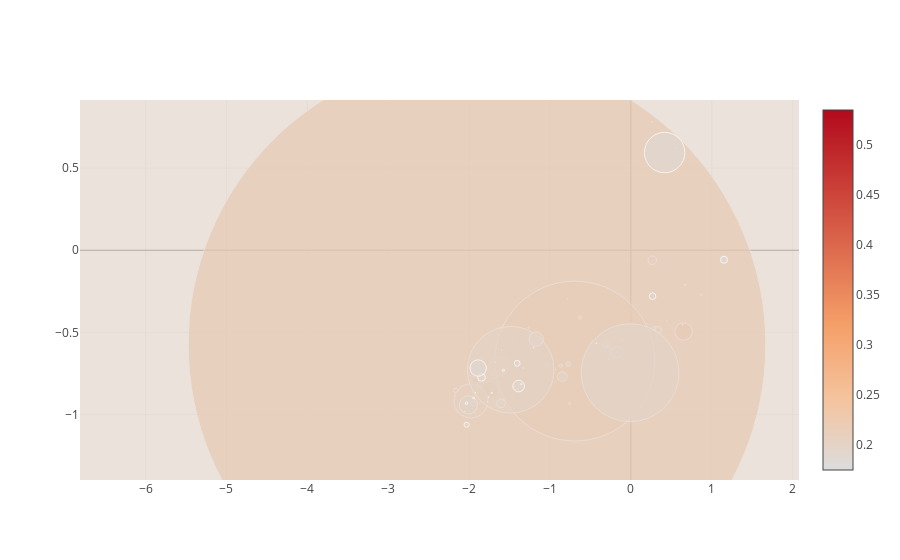

Notebook cell for this chart:
### Markdown cell above
La cellule suivante permet une entrée interactive au clavier:

### Code cell
mylib.launch_campaign_about('anis')

### Figure 1 — Plotly figure (JSON) as saved in the notebook; plotly's stock layout.template omitted (floating-point values rounded to 4 significant figures)
{"data": [{"marker": {"color": [0.5353, 0.4934, 0.463, 0.46, 0.415, 0.3443, 0.3402, 0.3214, 0.3203, 0.3081, 0.3032, 0.2969, 0.2967, 0.2913, 0.2889, 0.2871, 0.2744, 0.2662, 0.264, 0.2631, 0.2619, 0.2615, 0.2568, 0.2526, 0.2478, 0.2475, 0.2446, 0.2422, 0.2396, 0.2379, 0.2376, 0.2372, 0.237, 0.2351, 0.2348, 0.2345, 0.2337, 0.2319, 0.2306, 0.2295, 0.2281, 0.2275, 0.2272, 0.2256, 0.2246, 0.2238, 0.2209, 0.2205, 0.2197, 0.219, 0.2167, 0.2158, 0.2152, 0.2152, 0.2146, 0.2143, 0.2132, 0.2128, 0.2126, 0.2054, 0.2046, 0.2028, 0.1998, 0.1993, 0.1992, 0.1987, 0.198, 0.1928, 0.1925, 0.1905, 0.1904, 0.1898, 0.1891, 0.1882, 0.1874, 0.1867, 0.1862, 0.1861, 0.1856, 0.1851, 0.184, 0.1824, 0.1814, 0.181, 0.1809, 0.1804, 0.1796, 0.1789, 0.1783, 0.1756, 0.1749], "showscale": true, "size": [5.05, 1.428, 3.385, 0.1637, 0.3737, 16.13, 2.768, 1.674, 0.2084, 0.7697, 2.706, 577.7, 2.564, 0.5209, 0.5866, 0.3374, 17.44, 0.9748, 2.188, 159.9, 0.4244, 0.3299, 2.115, 1.989, 0.3741, 0.5601, 2.026, 0.5425, 19.12, 33.92, 8.634, 0.5648, 0.3884, 1.792, 6.406, 4.966, 1.382, 4.86, 3.856, 4.057, 4.337, 3.02, 0.7655, 1.152, 6.691, 1.529, 86.61, 0.9765, 0.3596, 3.019, 0.322, 11.96, 0.5546, 0.8729, 1.748, 3.122, 1.29, 9.732, 2.036, 97.88, 2.339, 1.574, 1.444, 8.75, 4.402, 14.32, 18.33, 1223.0, 5.051, 7.718, 6.647, 0.5327, 1.94, 5.809, 0.4763, 11.65, 40.38, 16.4, 0.8052, 0.3255, 0.3569, 0.9129, 2.346, 1.321, 0.7243, 0.2906, 1.291, 2.611, 0.5909, 7.112, 0.2341]}, "mode": "markers", "text": ["instagram URL: http://instagram.com/web/friendships/1658675402/follow/<br>instagram ID: 1658675402<br>final measure: 0.5353185698857089<br>likes: 25654<br>followers: 1571<br>likesperday: 63.28241412563839<br>", "instagram URL: http://instagram.com/web/friendships/3318170711/follow/<br>instagram ID: 3318170711<br>final measure: 0.49342831464351833<br>likes: 6463<br>followers: 1489<br>likesperday: 21.19227335052362<br>", "instagram URL: http://instagram.com/web/friendships/3183543086/follow/<br>instagram ID: 3183543086<br>final measure: 0.46295757545566923<br>likes: 18047<br>followers: 2006<br>likesperday: 31.654342214839748<br>", "instagram URL: http://instagram.com/web/friendships/3943236780/follow/<br>instagram ID: 3943236780<br>final measure: 0.4599802862152121<br>likes: 1425<br>followers: 301<br>likesperday: 6.249417543321072<br>", "instagram URL: http://instagram.com/web/friendships/4144524107/follow/<br>instagram ID: 4144524107<br>final measure: 0.41504796909707325<br>likes: 3938<br>followers: 336<br>likesperday: 10.553313287065318<br>", "instagram URL: http://instagram.com/web/friendships/316345118/follow/<br>instagram ID: 316345118<br>final measure: 0.344327726280098<br>likes: 66849<br>followers: 2755<br>likesperday: 141.346234957859<br>", "instagram URL: http://instagram.com/web/friendships/876461815/follow/<br>instagram ID: 876461815<br>final measure: 0.34021351294819974<br>likes: 21196<br>followers: 724<br>likesperday: 49.929815206444445<br>", "instagram URL: http://instagram.com/web/friendships/3007722266/follow/<br>instagram ID: 3007722266<br>final measure: 0.32135443997933816<br>likes: 11792<br>followers: 1103<br>likesperday: 21.54523796875851<br>", "instagram URL: http://instagram.com/web/friendships/3968644800/follow/<br>instagram ID: 3968644800<br>final measure: 0.3202599072587784<br>likes: 852<br>followers: 210<br>likesperday: 24.285235923363054<br>", "instagram URL: http://instagram.com/web/friendships/1905029285/follow/<br>instagram ID: 1905029285<br>final measure: 0.30810772397355385<br>likes: 8173<br>followers: 313<br>likesperday: 23.15775271934552<br>", "instagram URL: http://instagram.com/web/friendships/2154836725/follow/<br>instagram ID: 2154836725<br>final measure: 0.30317901132870484<br>likes: 18639<br>followers: 624<br>likesperday: 62.97059180624693<br>", "instagram URL: http://instagram.com/web/friendships/207689875/follow/<br>instagram ID: 207689875<br>final measure: 0.2969081516158727<br>likes: 309191<br>followers: 55149<br>likesperday: 1957.0333703166339<br>", "instagram URL: http://instagram.com/web/friendships/3529772465/follow/<br>instagram ID: 3529772465<br>final measure: 0.29669032280255764<br>likes: 7488<br>followers: 729<br>likesperday: 120.46145879862745<br>", "instagram URL: http://instagram.com/web/friendships/3604670578/follow/<br>instagram ID: 3604670578<br>final measure: 0.29131854146873193<br>likes: 2804<br>followers: 615<br>likesperday: 15.735167904376867<br>", "instagram URL: http://instagram.com/web/friendships/4304644761/follow/<br>instagram ID: 4304644761<br>final measure: 0.2889498220793421<br>likes: 2328<br>followers: 239<br>likesperday: 61.85225389230395<br>", "instagram URL: http://instagram.com/web/friendships/2933614182/follow/<br>instagram ID: 2933614182<br>final measure: 0.2870987566020913<br>likes: 5061<br>followers: 276<br>likesperday: 8.148346847901546<br>", "instagram URL: http://instagram.com/web/friendships/3907215233/follow/<br>instagram ID: 3907215233<br>final measure: 0.27441019014790674<br>likes: 26837<br>followers: 2660<br>likesperday: 426.0174682983346<br>", "instagram URL: http://instagram.com/web/friendships/3000709096/follow/<br>instagram ID: 3000709096<br>final measure: 0.26620516634554525<br>likes: 7772<br>followers: 807<br>likesperday: 15.150825555429956<br>", "instagram URL: http://instagram.com/web/friendships/3564985794/follow/<br>instagram ID: 3564985794<br>final measure: 0.2640081528223003<br>likes: 17132<br>followers: 643<br>likesperday: 43.455871427874804<br>", "instagram URL: http://instagram.com/web/friendships/5497245628/follow/<br>instagram ID: 5497245628<br>final measure: 0.2630670159883661<br>likes: 103356<br>followers: 15906<br>likesperday: 1554.5488871345246<br>", "instagram URL: http://instagram.com/web/friendships/2534027614/follow/<br>instagram ID: 2534027614<br>final measure: 0.2618606158265132<br>likes: 3493<br>followers: 990<br>likesperday: 5.207941322237608<br>", "instagram URL: http://instagram.com/web/friendships/198105524/follow/<br>instagram ID: 198105524<br>final measure: 0.26150242373635957<br>likes: 6510<br>followers: 463<br>likesperday: 3.6117579550416323<br>", "instagram URL: http://instagram.com/web/friendships/3001241231/follow/<br>instagram ID: 3001241231<br>final measure: 0.2567725863178368<br>likes: 7815<br>followers: 530<br>likesperday: 108.01503088241647<br>", "instagram URL: http://instagram.com/web/friendships/18430031/follow/<br>instagram ID: 18430031<br>final measure: 0.2526299225399282<br>likes: 20706<br>followers: 690<br>likesperday: 27.695458668322512<br>", "instagram URL: http://instagram.com/web/friendships/2308059860/follow/<br>instagram ID: 2308059860<br>final measure: 0.24777914444024018<br>likes: 2796<br>followers: 616<br>likesperday: 8.124459734277126<br>", "instagram URL: http://instagram.com/web/friendships/1514587768/follow/<br>instagram ID: 1514587768<br>final measure: 0.24751223647907225<br>likes: 5412<br>followers: 1233<br>likesperday: 4.701978782386709<br>", "instagram URL: http://instagram.com/web/friendships/4519088338/follow/<br>instagram ID: 4519088338<br>final measure: 0.24458048195218163<br>likes: 11252<br>followers: 956<br>likesperday: 38.16498018168483<br>", "instagram URL: http://instagram.com/web/friendships/4569256/follow/<br>instagram ID: 4569256<br>final measure: 0.24220738799791405<br>likes: 6426<br>followers: 195<br>likesperday: 23.490858768001587<br>", "instagram URL: http://instagram.com/web/friendships/1782665536/follow/<br>instagram ID: 1782665536<br>final measure: 0.23961457301871322<br>likes: 63455<br>followers: 5424<br>likesperday: 106.2537867061212<br>", "instagram URL: http://instagram.com/web/friendships/4462199046/follow/<br>instagram ID: 4462199046<br>final measure: 0.2379032930661524<br>likes: 57471<br>followers: 3131<br>likesperday: 639.2250454461134<br>", "instagram URL: http://instagram.com/web/friendships/1597022882/follow/<br>instagram ID: 1597022882<br>final measure: 0.23764965844627<br>likes: 14940<br>followers: 20980<br>likesperday: 23.782846655750916<br>", "instagram URL: http://instagram.com/web/friendships/1653887256/follow/<br>instagram ID: 1653887256<br>final measure: 0.2371616377238293<br>likes: 6334<br>followers: 812<br>likesperday: 6.202895767363662<br>", "instagram URL: http://instagram.com/web/friendships/3960037983/follow/<br>instagram ID: 3960037983<br>final measure: 0.23697401575014929<br>likes: 3298<br>followers: 593<br>likesperday: 7.712242484488619<br>", "instagram URL: http://instagram.com/web/friendships/6830281/follow/<br>instagram ID: 6830281<br>final measure: 0.23509305129069233<br>likes: 9514<br>followers: 1027<br>likesperday: 32.86005939606235<br>", "instagram URL: http://instagram.com/web/friendships/2213686739/follow/<br>instagram ID: 2213686739<br>final measure: 0.23483245954620668<br>likes: 23709<br>followers: 2280<br>likesperday: 75.91065769895637<br>", "instagram URL: http://instagram.com/web/friendships/3023254983/follow/<br>instagram ID: 3023254983<br>final measure: 0.2345487964216229<br>likes: 39674<br>followers: 943<br>likesperday: 65.91826699617144<br>", "instagram URL: http://instagram.com/web/friendships/213775391/follow/<br>instagram ID: 213775391<br>final measure: 0.23367441560501892<br>likes: 18989<br>followers: 992<br>likesperday: 10.132789258239008<br>", "instagram URL: http://instagram.com/web/friendships/789300940/follow/<br>instagram ID: 789300940<br>final measure: 0.23194961607861078<br>likes: 15031<br>followers: 1818<br>likesperday: 86.41989882708008<br>", "instagram URL: http://instagram.com/web/friendships/225368464/follow/<br>instagram ID: 225368464<br>final measure: 0.23057305664029804<br>likes: 33332<br>followers: 1901<br>likesperday: 23.45959845873722<br>", "instagram URL: http://instagram.com/web/friendships/1826681249/follow/<br>instagram ID: 1826681249<br>final measure: 0.22949697437642244<br>likes: 14305<br>followers: 647<br>likesperday: 177.8603091896335<br>", "instagram URL: http://instagram.com/web/friendships/853946836/follow/<br>instagram ID: 853946836<br>final measure: 0.22806313675673576<br>likes: 34890<br>followers: 754<br>likesperday: 71.51226374678309<br>", "instagram URL: http://instagram.com/web/friendships/204356885/follow/<br>instagram ID: 204356885<br>final measure: 0.22749114632346737<br>likes: 26297<br>followers: 1044<br>likesperday: 33.2146064749704<br>", "instagram URL: http://instagram.com/web/friendships/353044506/follow/<br>instagram ID: 353044506<br>final measure: 0.22719653500817305<br>likes: 10567<br>followers: 468<br>likesperday: 11.849180021492314<br>", "instagram URL: http://instagram.com/web/friendships/5693609446/follow/<br>instagram ID: 5693609446<br>final measure: 0.22559707355053182<br>likes: 4498<br>followers: 907<br>likesperday: 32.51559463772875<br>", "instagram URL: http://instagram.com/web/friendships/193881864/follow/<br>instagram ID: 193881864<br>final measure: 0.22460786159945997<br>likes: 9922<br>followers: 1762<br>likesperday: 256.0629322921085<br>", "instagram URL: http://instagram.com/web/friendships/312742301/follow/<br>instagram ID: 312742301<br>final measure: 0.22375293167426924<br>likes: 17697<br>followers: 406<br>likesperday: 32.5510410517969<br>", "instagram URL: http://instagram.com/web/friendships/13337263/follow/<br>instagram ID: 13337263<br>final measure: 0.22087559948684343<br>likes: 67461<br>followers: 33479<br>likesperday: 332.1652426555711<br>", "instagram URL: http://instagram.com/web/friendships/183420580/follow/<br>instagram ID: 183420580<br>final measure: 0.22051255824165453<br>likes: 14259<br>followers: 920<br>likesperday: 7.2684769814240315<br>", "instagram URL: http://instagram.com/web/friendships/2201874967/follow/<br>instagram ID: 2201874967<br>final measure: 0.2196622855043473<br>likes: 1870<br>followers: 1472<br>likesperday: 4.697078579809359<br>", "instagram URL: http://instagram.com/web/friendships/274215382/follow/<br>instagram ID: 274215382<br>final measure: 0.21897896824360677<br>likes: 11882<br>followers: 4673<br>likesperday: 16.419536156190162<br>", "instagram URL: http://instagram.com/web/friendships/1871589/follow/<br>instagram ID: 1871589<br>final measure: 0.2166777906539555<br>likes: 6158<br>followers: 311<br>likesperday: 5.414421127789881<br>", "instagram URL: http://instagram.com/web/friendships/179075455/follow/<br>instagram ID: 179075455<br>final measure: 0.2157724426116817<br>likes: 22741<br>followers: 2827<br>likesperday: 222.36187080614764<br>", "instagram URL: http://instagram.com/web/friendships/209727243/follow/<br>instagram ID: 209727243<br>final measure: 0.21520250657572984<br>likes: 6404<br>followers: 894<br>likesperday: 5.3721104712218475<br>", "instagram URL: http://instagram.com/web/friendships/369416402/follow/<br>instagram ID: 369416402<br>final measure: 0.21516509996495722<br>likes: 6190<br>followers: 231<br>likesperday: 53.28209584851441<br>", "instagram URL: http://instagram.com/web/friendships/4335760968/follow/<br>instagram ID: 4335760968<br>final measure: 0.21457510154674556<br>likes: 4133<br>followers: 1911<br>likesperday: 38.6860712086093<br>", "instagram URL: http://instagram.com/web/friendships/224677938/follow/<br>instagram ID: 224677938<br>final measure: 0.21432110743371605<br>likes: 16616<br>followers: 660<br>likesperday: 88.85283777214083<br>", "instagram URL: http://instagram.com/web/friendships/189161590/follow/<br>instagram ID: 189161590<br>final measure: 0.21322819652530292<br>likes: 12258<br>followers: 572<br>likesperday: 23.74114188690452<br>", "instagram URL: http://instagram.com/web/friendships/1957479026/follow/<br>instagram ID: 1957479026<br>final measure: 0.21279150614405923<br>likes: 11817<br>followers: 3995<br>likesperday: 200.63003631620347<br>", "instagram URL: http://instagram.com/web/friendships/782817547/follow/<br>instagram ID: 782817547<br>final measure: 0.21262069765838051<br>likes: 14006<br>followers: 867<br>likesperday: 34.14750419571096<br>", "instagram URL: http://instagram.com/web/friendships/301696585/follow/<br>instagram ID: 301696585<br>final measure: 0.20542721247123868<br>likes: 41683<br>followers: 18309<br>likesperday: 1255.2486126224346<br>", "instagram URL: http://instagram.com/web/friendships/3154422215/follow/<br>instagram ID: 3154422215<br>final measure: 0.20458508614478996<br>likes: 22348<br>followers: 588<br>likesperday: 41.634970916371536<br>", "instagram URL: http://instagram.com/web/friendships/4779227224/follow/<br>instagram ID: 4779227224<br>final measure: 0.202760327291815<br>likes: 10668<br>followers: 551<br>likesperday: 42.15457407088703<br>", "instagram URL: http://instagram.com/web/friendships/4207838813/follow/<br>instagram ID: 4207838813<br>final measure: 0.1998310095734871<br>likes: 4935<br>followers: 1405<br>likesperday: 30.07234984877921<br>", "instagram URL: http://instagram.com/web/friendships/286369616/follow/<br>instagram ID: 286369616<br>final measure: 0.19933531368809018<br>likes: 25032<br>followers: 4538<br>likesperday: 67.40191043957837<br>", "instagram URL: http://instagram.com/web/friendships/2991028318/follow/<br>instagram ID: 2991028318<br>final measure: 0.19923679780644338<br>likes: 17657<br>followers: 1875<br>likesperday: 58.5311503708235<br>", "instagram URL: http://instagram.com/web/friendships/273635120/follow/<br>instagram ID: 273635120<br>final measure: 0.1987394535528715<br>likes: 37351<br>followers: 3525<br>likesperday: 155.8433686269887<br>", "instagram URL: http://instagram.com/web/friendships/390113549/follow/<br>instagram ID: 390113549<br>final measure: 0.1979604723961407<br>likes: 63284<br>followers: 2669<br>likesperday: 198.9940781499039<br>", "instagram URL: http://instagram.com/web/friendships/1474060686/follow/<br>instagram ID: 1474060686<br>final measure: 0.19276608083946112<br>likes: 359951<br>followers: 131722<br>likesperday: 3157.0011187643304<br>", "instagram URL: http://instagram.com/web/friendships/1636863477/follow/<br>instagram ID: 1636863477<br>final measure: 0.19248383951754597<br>likes: 23011<br>followers: 2743<br>likesperday: 40.419965830635064<br>", "instagram URL: http://instagram.com/web/friendships/2143558088/follow/<br>instagram ID: 2143558088<br>final measure: 0.19053217716178272<br>likes: 29704<br>followers: 5497<br>likesperday: 36.47954107193743<br>", "instagram URL: http://instagram.com/web/friendships/3191016884/follow/<br>instagram ID: 3191016884<br>final measure: 0.19042529992319115<br>likes: 30349<br>followers: 1864<br>likesperday: 78.10214679859378<br>", "instagram URL: http://instagram.com/web/friendships/2336542814/follow/<br>instagram ID: 2336542814<br>final measure: 0.18983171682554775<br>likes: 7877<br>followers: 269<br>likesperday: 13.39138123726393<br>", "instagram URL: http://instagram.com/web/friendships/4776521177/follow/<br>instagram ID: 4776521177<br>final measure: 0.1891097271235035<br>likes: 13667<br>followers: 415<br>likesperday: 66.3348432456227<br>", "instagram URL: http://instagram.com/web/friendships/646028043/follow/<br>instagram ID: 646028043<br>final measure: 0.1881550700197693<br>likes: 36459<br>followers: 1034<br>likesperday: 89.51379298498063<br>", "instagram URL: http://instagram.com/web/friendships/5428374691/follow/<br>instagram ID: 5428374691<br>final measure: 0.1874181593449389<br>likes: 4110<br>followers: 270<br>likesperday: 20.44262299328786<br>", "instagram URL: http://instagram.com/web/friendships/575833611/follow/<br>instagram ID: 575833611<br>final measure: 0.18672334753559097<br>likes: 23968<br>followers: 6779<br>likesperday: 83.53626206027224<br>", "instagram URL: http://instagram.com/web/friendships/437476205/follow/<br>instagram ID: 437476205<br>final measure: 0.18623715449719716<br>likes: 96174<br>followers: 27352<br>likesperday: 61.98796788971495<br>", "instagram URL: http://instagram.com/web/friendships/3417731972/follow/<br>instagram ID: 3417731972<br>final measure: 0.18607583995137414<br>likes: 52211<br>followers: 1335<br>likesperday: 385.86060920059646<br>", "instagram URL: http://instagram.com/web/friendships/2037900235/follow/<br>instagram ID: 2037900235<br>final measure: 0.18558910390989458<br>likes: 10841<br>followers: 440<br>likesperday: 13.592675606111897<br>", "instagram URL: http://instagram.com/web/friendships/2011767035/follow/<br>instagram ID: 2011767035<br>final measure: 0.1851350164780559<br>likes: 3903<br>followers: 503<br>likesperday: 5.395964173413918<br>", "instagram URL: http://instagram.com/web/friendships/10478112/follow/<br>instagram ID: 10478112<br>final measure: 0.18402099009791908<br>likes: 6235<br>followers: 515<br>likesperday: 3.9676331332837167<br>", "instagram URL: http://instagram.com/web/friendships/3279841409/follow/<br>instagram ID: 3279841409<br>final measure: 0.18236687220157433<br>likes: 9010<br>followers: 483<br>likesperday: 19.15226082289938<br>", "instagram URL: http://instagram.com/web/friendships/51144672/follow/<br>instagram ID: 51144672<br>final measure: 0.1814171106996483<br>likes: 20533<br>followers: 599<br>likesperday: 44.730722894437<br>", "instagram URL: http://instagram.com/web/friendships/48987357/follow/<br>instagram ID: 48987357<br>final measure: 0.18097795565523356<br>likes: 12981<br>followers: 418<br>likesperday: 32.175189157454135<br>", "instagram URL: http://instagram.com/web/friendships/49248047/follow/<br>instagram ID: 49248047<br>final measure: 0.18089913816631073<br>likes: 12718<br>followers: 420<br>likesperday: 9.820321752338275<br>", "instagram URL: http://instagram.com/web/friendships/188682231/follow/<br>instagram ID: 188682231<br>final measure: 0.18037312868392547<br>likes: 5880<br>followers: 309<br>likesperday: 4.647510627171877<br>", "instagram URL: http://instagram.com/web/friendships/407904335/follow/<br>instagram ID: 407904335<br>final measure: 0.1796252384202022<br>likes: 15608<br>followers: 585<br>likesperday: 18.25050744981064<br>", "instagram URL: http://instagram.com/web/friendships/287922634/follow/<br>instagram ID: 287922634<br>final measure: 0.17892353642759695<br>likes: 15208<br>followers: 1550<br>likesperday: 28.91749538894488<br>", "instagram URL: http://instagram.com/web/friendships/5602731885/follow/<br>instagram ID: 5602731885<br>final measure: 0.1783212102385315<br>likes: 4549<br>followers: 276<br>likesperday: 27.81087869981317<br>", "instagram URL: http://instagram.com/web/friendships/213577384/follow/<br>instagram ID: 213577384<br>final measure: 0.17563502581664925<br>likes: 23481<br>followers: 2116<br>likesperday: 101.81300419811608<br>", "instagram URL: http://instagram.com/web/friendships/237055223/follow/<br>instagram ID: 237055223<br>final measure: 0.17489400255365328<br>likes: 984<br>followers: 675<br>likesperday: 8.25171168159723<br>"], "type": "scatter", "x": [-1.924, -1.696, -1.773, -1.733, -1.794, -1.742, -1.154, -1.889, -2.222, -2.01, -1.933, -1.903, -1.942, -1.163, 0.4448, -1.384, 0.6508, 0.2624, -1.411, -0.6931, -1.908, 0.8763, 0.8685, -1.913, -2.106, -0.4949, -1.861, -1.749, -1.631, -1.977, 0.265, -1.423, 1.597, -1.832, -0.3072, -1.949, -0.2739, -1.684, 0.2921, -1.029, -2.167, -0.6302, -1.614, -1.993, 0.3371, -1.708, -1.486, -1.798, -0.04276, -0.1183, -1.447, -0.1754, -0.7844, -1.672, -1.264, -0.8678, 0.2625, -0.8487, -0.2923, -0.009815, -0.7589, -1.329, 0.6691, -1.605, -0.7743, -1.17, -2.009, -1.808, -2.031, -1.847, 0.2678, -1.769, -1.945, -1.406, 0.6392, -1.388, 0.4173, -1.888, -1.76, -2.054, -1.602, -1.923, -1.575, -1.721, -0.4265, -0.9295, -1.355, -2.031, -1.207, 1.151, 0.5507], "y": [-0.7907, -0.495, -0.6858, -0.9126, -0.7868, -0.8506, -0.749, -0.8335, -0.7802, -0.8279, -0.7569, -0.5726, -0.7514, -0.7822, -0.4269, -0.8156, -0.4946, -0.6048, -0.7627, -0.6744, -0.4781, 0.1709, -0.2701, -0.8896, -0.8264, -0.5631, -0.9273, -0.694, -0.7088, -0.9168, -0.06067, -0.7344, -0.3515, -0.7717, -0.576, -0.9342, -0.6607, -0.7663, -0.4753, -0.6999, -0.8526, -0.4103, -0.8018, -0.7637, -0.4843, -0.8477, -0.7271, -0.718, -0.05659, -0.553, -0.5622, -0.6208, -0.2967, -0.6801, -0.4704, -0.7023, 0.7805, -0.7688, -0.5863, -0.7454, -0.9321, -0.7154, -0.2094, -0.932, -0.6924, -0.54, -0.9417, -0.2157, -1.062, -0.7735, -0.2795, -0.9208, -0.8985, -0.6879, -0.4525, -0.8264, 0.5947, -0.7169, -0.8932, -0.9802, -0.609, -0.8675, -0.7308, -0.8679, -0.5657, -0.7246, -0.8144, -0.9306, -0.5924, -0.05781, 0.6203]}], "layout": {}}
